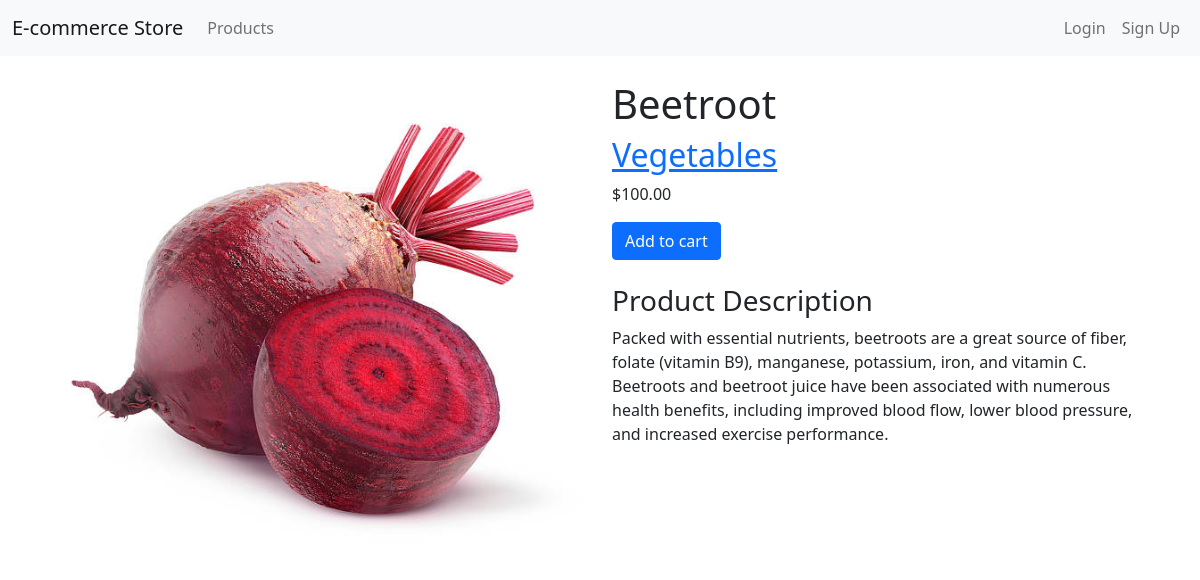
The app's page /product/1/beetroot/ with its own data.
### store/models.py (models this page shows, shortened)
class Product(models.Model):
    category = models.ForeignKey(Category, related_name='products', on_delete=models.CASCADE)
    name = models.CharField(max_length=200, db_index=True)
    slug = models.SlugField(max_length=200, db_index=True)
    image = models.ImageField(upload_to='products/%Y/%m/%d', blank=True)
    description = models.TextField(blank=True)
    price = models.DecimalField(max_digits=10, decimal_places=2)
    available = models.BooleanField(default=True)
    created = models.DateTimeField(auto_now_add=True)
    updated = models.DateTimeField(auto_now=True)
    class Meta:
        ordering = ('name',)
        index_together = (('id', 'slug'),)

class Category(models.Model):
    name = models.CharField(max_length=200, db_index=True)
    slug = models.SlugField(max_length=200, unique=True)
    class Meta:
        ordering = ('name',)
        verbose_name = 'category'
        verbose_name_plural = 'categories'
    def __str__(self):
        return self.name
    def get_absolute_url(self):
        return reverse('store:product_list_by_category', args=[self.slug])

### store/views.py (the view)
# urls.py: path('product/<int:id>/<slug:slug>/', views.product_detail, name='product_detail'),
def product_detail(request, id, slug):
    product = get_object_or_404(Product, id=id, slug=slug, available=True)
    cart_product_form = CartAddProductForm()
    return render(request,
                  'store/product/detail.html',
                  {'product': product,
                   'cart_product_form': cart_product_form})

### store/forms.py
class CartAddProductForm(forms.Form):
    quantity = forms.TypedChoiceField(choices=PRODUCT_QUANTITY_CHOICES, coerce=int)
    override = forms.BooleanField(required=False, initial=False, widget=forms.HiddenInput)

### templates/store/product/detail.html (shortened to what this page needs)
{% extends "base.html" %}
{% load static %}
{% block content %}
  <div class="row">
    <div class="col-lg-6">
      <img class="img-fluid" src="{% if product.image %}{{ product.image.url }}{% else %}{% static "img/no_image.png" %}{% endif %}" alt="{{ product.name }}">
    </div>
    <div class="col-lg-6">
      <h1>{{ product.name }}</h1>
      <h2><a href="{{ product.category.get_absolute_url }}">{{ product.category }}</a></h2>
      <p class="price">${{ product.price }}</p>
      <form action="{% url "store:cart_add" product.id %}" method="post">
        <input type="submit" value="Add to cart" class="btn btn-primary">
      </form>
      <div class="mt-4">
        <h3>Product Description</h3>
        {{ product.description|linebreaks }}
      </div>
    </div>
  </div>
{% endblock %}

### records on screen
Product: image (picture), name "Beetroot", category "Vegetables", price "100.00", description "Packed with essential nutrients, beetroots are a great source of fiber, folate (vitamin B9), manganese, potassium, iron, and vitamin C. Beetroots and beetroot juice have been associated with numerous health benefits, including improved blood flow, lower blood pressure, and increased exercise performance."
